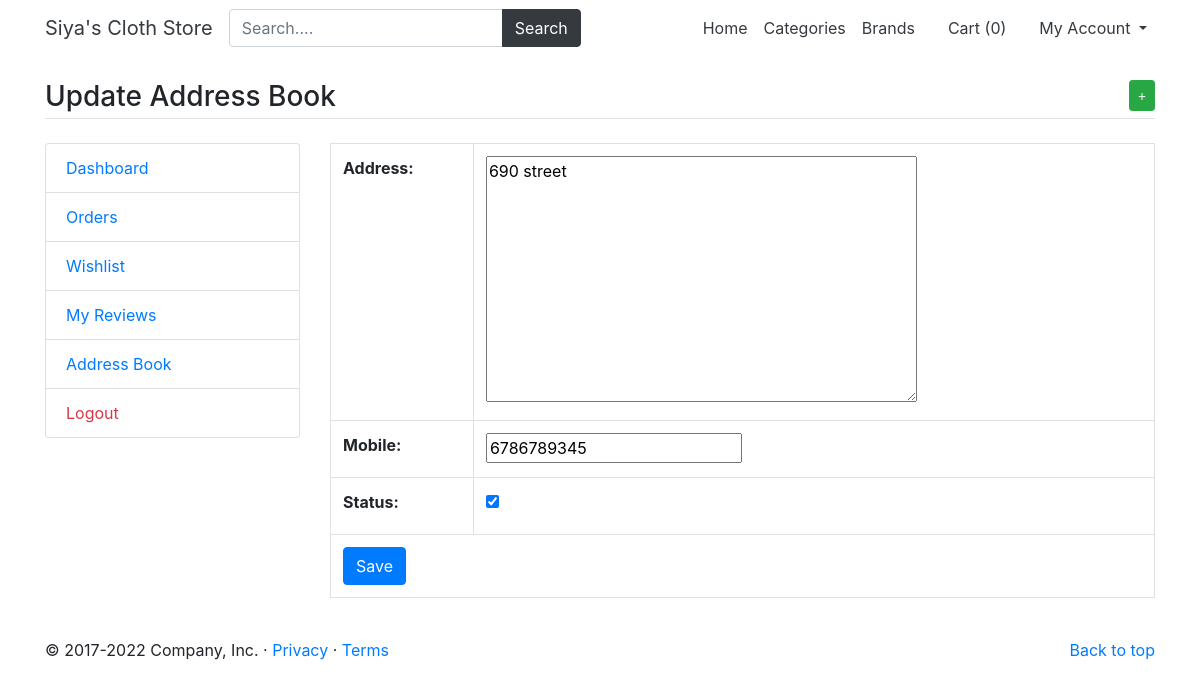
The page /update-address/10 (signed in) on the database its author committed.
### main/models.py (models this page shows)
class UserAddressBook(models.Model):
    user=models.ForeignKey(User,on_delete=models.CASCADE)
    mobile=models.CharField(max_length=50,null=True)
    address=models.TextField()
    status=models.BooleanField(default=False)
    class Meta:
        verbose_name_plural='AddressBook'

### userapp/views.py (the view)
# urls.py: path('update-address/<int:id>',userapp_views.update_address, name='update_address'),
def update_address(request,id):
	address=UserAddressBook.objects.get(pk=id)
	addbook = UserAddressBook.objects.filter(user=request.user).order_by('-id')
	form = AddressBookForm(request.POST, instance=address)
	msg=None
	if request.method == 'POST':
		form = AddressBookForm(request.POST,instance=address)
		if form.is_valid():
			saveForm = form.save(commit=False)
			saveForm.user = request.user
			if 'status' in request.POST:
				UserAddressBook.objects.update(status=False)
			saveForm.save()
			msg = 'Data has been saved'
			return render(request, 'userapp/addressbook.html', {'addbook': addbook, 'msg': msg})
	else:
		form = AddressBookForm(instance=address)
		return render(request, 'userapp/update-address.html', {'form': form, 'msg': msg})

### userapp/forms.py
class AddressBookForm(forms.ModelForm):
	class Meta:
		model=UserAddressBook
		fields=('address','mobile','status')

### main/template_context.py (called while the page is built)
def get_filters(request):
    colors = ProductAttribute.objects.distinct().values('color__title', 'color__id', 'color__color_code')
    cats = Product.objects.distinct().values('category__title', 'category__id')
    brands = Product.objects.distinct().values('brand__title', 'brand__id')
    sizes = ProductAttribute.objects.distinct().values('size__title', 'size__id')
    minMaxPrice = ProductAttribute.objects.aggregate(Min('price'),Max('price'))
    data={'colors':colors,
			'cats': cats,
			'brands': brands,
			'sizes': sizes,
            'minMaxPrice':minMaxPrice
          }
    return data

### userapp/templates/userapp/update-address.html (shortened to what this page needs)
{% extends 'main/base.html' %}
{% load static %}
{% block content %}
<main class="container my-4">
	<h3 class="my-4 border-bottom pb-1">Update Address Book <a href="{% url 'add_address' %}" class="float-right btn btn-sm btn-success"><i class="fa fa-plus"></i></a></h3>
	<div class="row">
		<div class="col-md-3">
			{% include 'userapp/user-sidebar.html' %}
		</div>
		<div class="col-md-9">
			<table class="table table-bordered">
				<form method="post">
					{{form.as_table}}
					<tr>
						<td colspan="2">
							<input type="submit" value="Save" class="btn btn-primary" />
						</td>
					</tr>
				</form>
			</table>
		</div>
	</div>
</main>
{% endblock %}

### rows shown on the page
UserAddressBook: address "690 street", mobile "6786789345", status "☑"

### other values the page prints
{{ request.session.cartdata|length }} "0"
